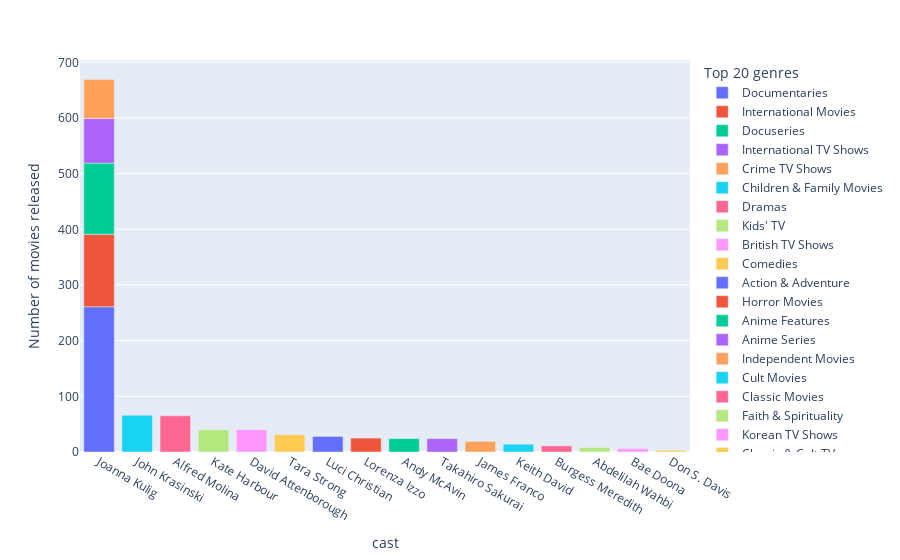

The notebook cell this image was saved under:
### Code cell
fig = px.bar(top_actors, x="cast", y="count", color='listed_in',
              title='')
fig.update_layout(xaxis_title="cast",
                  yaxis_title="Number of movies released",
                  legend_title='Top 20 genres')

### Figure 1 — Plotly figure (JSON) as saved in the notebook; plotly's stock layout.template omitted (floating-point values rounded to 4 significant figures)
{"data": [{"alignmentgroup": "True", "hovertemplate": "listed_in=Documentaries<br>cast=%{x}<br>count=%{y}<extra></extra>", "legendgroup": "Documentaries", "marker": {"color": "#636efa", "pattern": {"shape": ""}}, "name": "Documentaries", "offsetgroup": "Documentaries", "orientation": "v", "showlegend": true, "textposition": "auto", "type": "bar", "x": ["Joanna Kulig"], "xaxis": "x", "y": [261], "yaxis": "y"}, {"alignmentgroup": "True", "hovertemplate": "listed_in=International Movies<br>cast=%{x}<br>count=%{y}<extra></extra>", "legendgroup": "International Movies", "marker": {"color": "#EF553B", "pattern": {"shape": ""}}, "name": "International Movies", "offsetgroup": "International Movies", "orientation": "v", "showlegend": true, "textposition": "auto", "type": "bar", "x": ["Joanna Kulig"], "xaxis": "x", "y": [130], "yaxis": "y"}, {"alignmentgroup": "True", "hovertemplate": "listed_in=Docuseries<br>cast=%{x}<br>count=%{y}<extra></extra>", "legendgroup": "Docuseries", "marker": {"color": "#00cc96", "pattern": {"shape": ""}}, "name": "Docuseries", "offsetgroup": "Docuseries", "orientation": "v", "showlegend": true, "textposition": "auto", "type": "bar", "x": ["Joanna Kulig"], "xaxis": "x", "y": [128], "yaxis": "y"}, {"alignmentgroup": "True", "hovertemplate": "listed_in=International TV Shows<br>cast=%{x}<br>count=%{y}<extra></extra>", "legendgroup": "International TV Shows", "marker": {"color": "#ab63fa", "pattern": {"shape": ""}}, "name": "International TV Shows", "offsetgroup": "International TV Shows", "orientation": "v", "showlegend": true, "textposition": "auto", "type": "bar", "x": ["Joanna Kulig"], "xaxis": "x", "y": [80], "yaxis": "y"}, {"alignmentgroup": "True", "hovertemplate": "listed_in=Crime TV Shows<br>cast=%{x}<br>count=%{y}<extra></extra>", "legendgroup": "Crime TV Shows", "marker": {"color": "#FFA15A", "pattern": {"shape": ""}}, "name": "Crime TV Shows", "offsetgroup": "Crime TV Shows", "orientation": "v", "showlegend": true, "textposition": "auto", "type": "bar", "x": ["Joanna Kulig"], "xaxis": "x", "y": [70], "yaxis": "y"}, {"alignmentgroup": "True", "hovertemplate": "listed_in=Children & Family Movies<br>cast=%{x}<br>count=%{y}<extra></extra>", "legendgroup": "Children & Family Movies", "marker": {"color": "#19d3f3", "pattern": {"shape": ""}}, "name": "Children & Family Movies", "offsetgroup": "Children & Family Movies", "orientation": "v", "showlegend": true, "textposition": "auto", "type": "bar", "x": ["John Krasinski"], "xaxis": "x", "y": [66], "yaxis": "y"}, {"alignmentgroup": "True", "hovertemplate": "listed_in=Dramas<br>cast=%{x}<br>count=%{y}<extra></extra>", "legendgroup": "Dramas", "marker": {"color": "#FF6692", "pattern": {"shape": ""}}, "name": "Dramas", "offsetgroup": "Dramas", "orientation": "v", "showlegend": true, "textposition": "auto", "type": "bar", "x": ["Alfred Molina"], "xaxis": "x", "y": [65], "yaxis": "y"}, {"alignmentgroup": "True", "hovertemplate": "listed_in=Kids' TV<br>cast=%{x}<br>count=%{y}<extra></extra>", "legendgroup": "Kids' TV", "marker": {"color": "#B6E880", "pattern": {"shape": ""}}, "name": "Kids' TV", "offsetgroup": "Kids' TV", "orientation": "v", "showlegend": true, "textposition": "auto", "type": "bar", "x": ["Kate Harbour"], "xaxis": "x", "y": [40], "yaxis": "y"}, {"alignmentgroup": "True", "hovertemplate": "listed_in=British TV Shows<br>cast=%{x}<br>count=%{y}<extra></extra>", "legendgroup": "British TV Shows", "marker": {"color": "#FF97FF", "pattern": {"shape": ""}}, "name": "British TV Shows", "offsetgroup": "British TV Shows", "orientation": "v", "showlegend": true, "textposition": "auto", "type": "bar", "x": ["David Attenborough"], "xaxis": "x", "y": [40], "yaxis": "y"}, {"alignmentgroup": "True", "hovertemplate": "listed_in=Comedies<br>cast=%{x}<br>count=%{y}<extra></extra>", "legendgroup": "Comedies", "marker": {"color": "#FECB52", "pattern": {"shape": ""}}, "name": "Comedies", "offsetgroup": "Comedies", "orientation": "v", "showlegend": true, "textposition": "auto", "type": "bar", "x": ["Tara Strong"], "xaxis": "x", "y": [31], "yaxis": "y"}, {"alignmentgroup": "True", "hovertemplate": "listed_in=Action & Adventure<br>cast=%{x}<br>count=%{y}<extra></extra>", "legendgroup": "Action & Adventure", "marker": {"color": "#636efa", "pattern": {"shape": ""}}, "name": "Action & Adventure", "offsetgroup": "Action & Adventure", "orientation": "v", "showlegend": true, "textposition": "auto", "type": "bar", "x": ["Luci Christian"], "xaxis": "x", "y": [28], "yaxis": "y"}, {"alignmentgroup": "True", "hovertemplate": "listed_in=Horror Movies<br>cast=%{x}<br>count=%{y}<extra></extra>", "legendgroup": "Horror Movies", "marker": {"color": "#EF553B", "pattern": {"shape": ""}}, "name": "Horror Movies", "offsetgroup": "Horror Movies", "orientation": "v", "showlegend": true, "textposition": "auto", "type": "bar", "x": ["Lorenza Izzo"], "xaxis": "x", "y": [25], "yaxis": "y"}, {"alignmentgroup": "True", "hovertemplate": "listed_in=Anime Features<br>cast=%{x}<br>count=%{y}<extra></extra>", "legendgroup": "Anime Features", "marker": {"color": "#00cc96", "pattern": {"shape": ""}}, "name": "Anime Features", "offsetgroup": "Anime Features", "orientation": "v", "showlegend": true, "textposition": "auto", "type": "bar", "x": ["Andy McAvin"], "xaxis": "x", "y": [24], "yaxis": "y"}, {"alignmentgroup": "True", "hovertemplate": "listed_in=Anime Series<br>cast=%{x}<br>count=%{y}<extra></extra>", "legendgroup": "Anime Series", "marker": {"color": "#ab63fa", "pattern": {"shape": ""}}, "name": "Anime Series", "offsetgroup": "Anime Series", "orientation": "v", "showlegend": true, "textposition": "auto", "type": "bar", "x": ["Takahiro Sakurai"], "xaxis": "x", "y": [24], "yaxis": "y"}, {"alignmentgroup": "True", "hovertemplate": "listed_in=Independent Movies<br>cast=%{x}<br>count=%{y}<extra></extra>", "legendgroup": "Independent Movies", "marker": {"color": "#FFA15A", "pattern": {"shape": ""}}, "name": "Independent Movies", "offsetgroup": "Independent Movies", "orientation": "v", "showlegend": true, "textposition": "auto", "type": "bar", "x": ["James Franco"], "xaxis": "x", "y": [19], "yaxis": "y"}, {"alignmentgroup": "True", "hovertemplate": "listed_in=Cult Movies<br>cast=%{x}<br>count=%{y}<extra></extra>", "legendgroup": "Cult Movies", "marker": {"color": "#19d3f3", "pattern": {"shape": ""}}, "name": "Cult Movies", "offsetgroup": "Cult Movies", "orientation": "v", "showlegend": true, "textposition": "auto", "type": "bar", "x": ["Keith David"], "xaxis": "x", "y": [14], "yaxis": "y"}, {"alignmentgroup": "True", "hovertemplate": "listed_in=Classic Movies<br>cast=%{x}<br>count=%{y}<extra></extra>", "legendgroup": "Classic Movies", "marker": {"color": "#FF6692", "pattern": {"shape": ""}}, "name": "Classic Movies", "offsetgroup": "Classic Movies", "orientation": "v", "showlegend": true, "textposition": "auto", "type": "bar", "x": ["Burgess Meredith"], "xaxis": "x", "y": [11], "yaxis": "y"}, {"alignmentgroup": "True", "hovertemplate": "listed_in=Faith & Spirituality<br>cast=%{x}<br>count=%{y}<extra></extra>", "legendgroup": "Faith & Spirituality", "marker": {"color": "#B6E880", "pattern": {"shape": ""}}, "name": "Faith & Spirituality", "offsetgroup": "Faith & Spirituality", "orientation": "v", "showlegend": true, "textposition": "auto", "type": "bar", "x": ["Abdelilah Wahbi"], "xaxis": "x", "y": [8], "yaxis": "y"}, {"alignmentgroup": "True", "hovertemplate": "listed_in=Korean TV Shows<br>cast=%{x}<br>count=%{y}<extra></extra>", "legendgroup": "Korean TV Shows", "marker": {"color": "#FF97FF", "pattern": {"shape": ""}}, "name": "Korean TV Shows", "offsetgroup": "Korean TV Shows", "orientation": "v", "showlegend": true, "textposition": "auto", "type": "bar", "x": ["Bae Doona"], "xaxis": "x", "y": [6], "yaxis": "y"}, {"alignmentgroup": "True", "hovertemplate": "listed_in=Classic & Cult TV<br>cast=%{x}<br>count=%{y}<extra></extra>", "legendgroup": "Classic & Cult TV", "marker": {"color": "#FECB52", "pattern": {"shape": ""}}, "name": "Classic & Cult TV", "offsetgroup": "Classic & Cult TV", "orientation": "v", "showlegend": true, "textposition": "auto", "type": "bar", "x": ["Don S. Davis"], "xaxis": "x", "y": [3], "yaxis": "y"}], "layout": {"barmode": "relative", "legend": {"title": {"text": "Top 20 genres"}, "tracegroupgap": 0}, "margin": {"t": 60}, "xaxis": {"anchor": "y", "domain": [0, 1], "title": {"text": "cast"}}, "yaxis": {"anchor": "x", "domain": [0, 1], "title": {"text": "Number of movies released"}}}}
